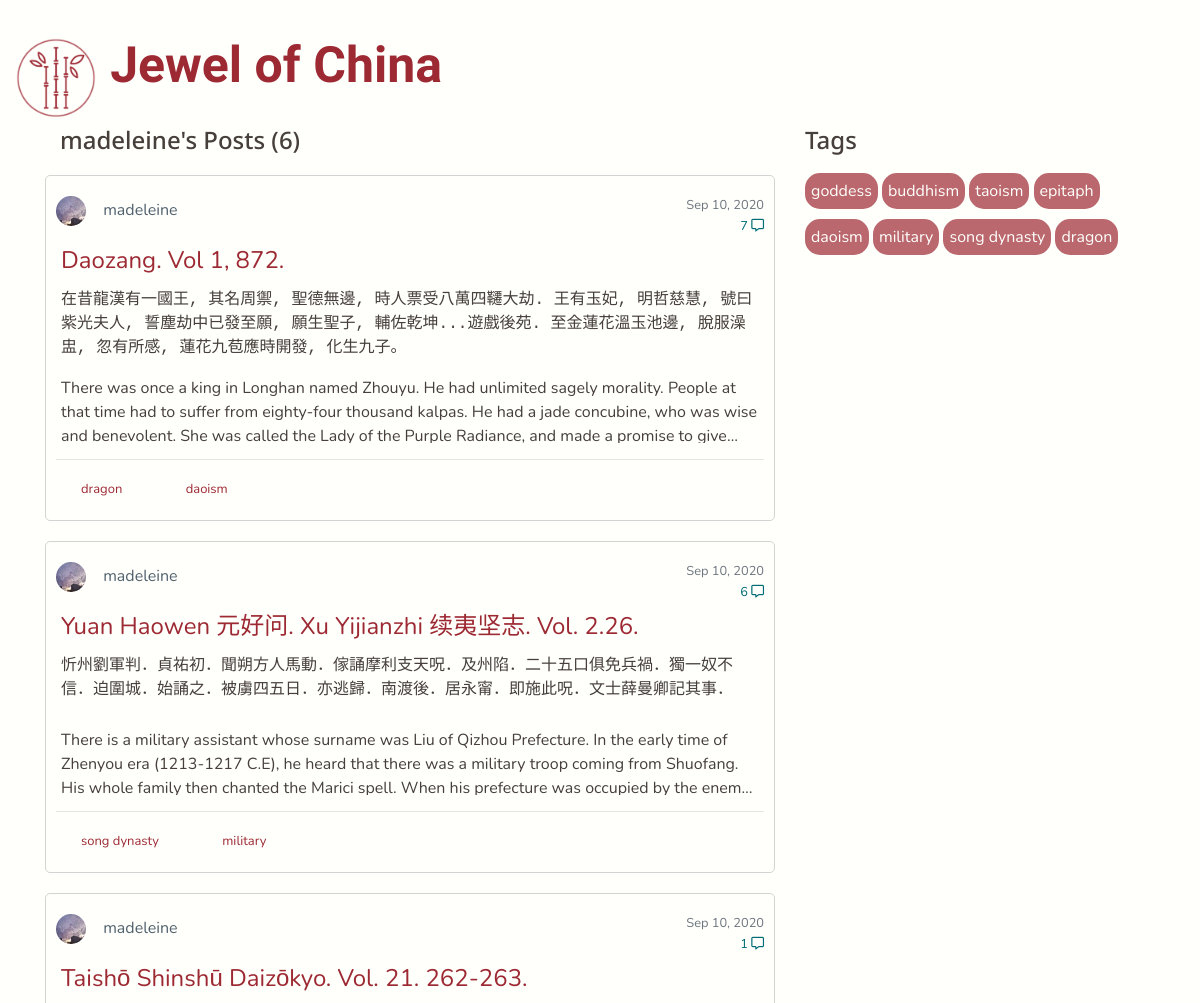
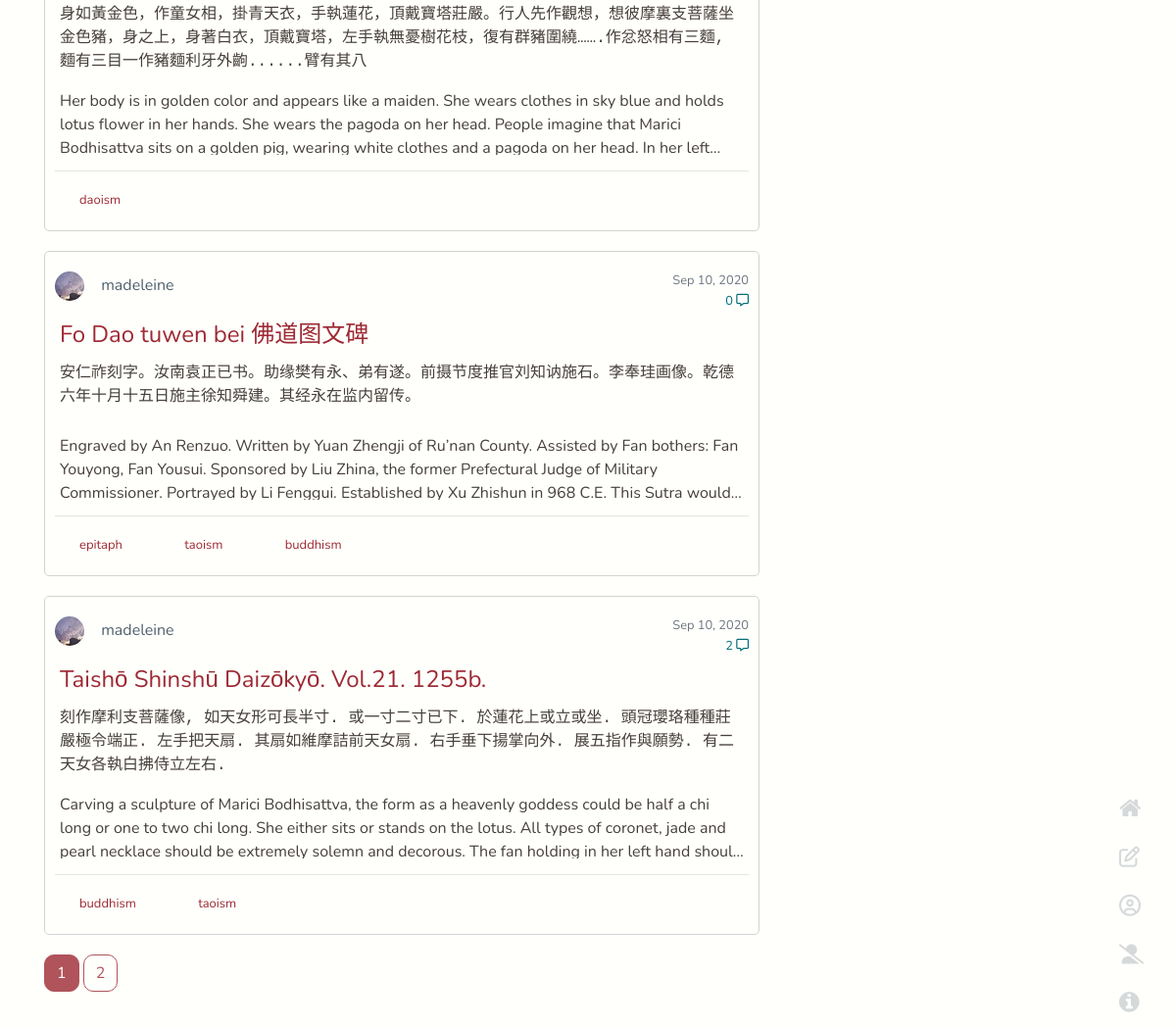
The page /user/madeleine (signed in) on the database its author committed (2 pictures, top to bottom).
### flaskwebsite/models.py (models this page shows, shortened)
class User(db.Model, UserMixin):
    id = db.Column(db.Integer, primary_key=True)
    username = db.Column(db.String(20), unique=True, nullable=False)
    email = db.Column(db.String(120), unique=True, nullable=False)
    image_file = db.Column(db.String(20), nullable=False, default='default.jpg')
    password = db.Column(db.String(60), nullable=False)
    posts = db.relationship('Post', backref='author', lazy=True)

class Post(db.Model):
    post_id = db.Column(db.Integer, primary_key=True)
    title = db.Column(db.String(100), nullable=False)
    date_posted = db.Column(db.DateTime, nullable=False, default=datetime.utcnow)
    chinese_content = db.Column(db.Text, nullable=False)
    content = db.Column(db.Text, nullable=False)
    user_id = db.Column(db.Integer, db.ForeignKey('user.id'), nullable=False)
    total_comments = db.Column(db.Integer, nullable=True)
    tags = db.relationship('Tag', secondary=tags, backref=db.backref('post_tags', lazy='dynamic'))
    comments = db.relationship('Comment', backref='comments', lazy=True)

class Tag(db.Model):
    tag_id = db.Column(db.Integer, primary_key=True)
    name = db.Column(db.String(20))

### flaskwebsite/routes.py (the view)
@app.route('/user/<string:username>')
def user_posts(username):
    tags = Tag.query.all()
    page = request.args.get('page', 1, type=int)
    user = User.query.filter_by(username=username).first_or_404()
    posts = Post.query.filter_by(author=user)\
        .order_by(Post.date_posted.desc())\
        .paginate(page=page, per_page=5)
    return render_template('user_posts.html', posts=posts, tags=tags, user=user)

### flaskwebsite/models.py (called while the page is built)
@login_manager.user_loader
def load_user(user_id):
    return User.query.get(int(user_id))

### flaskwebsite/templates/user_posts.html
{% extends "layout.html" %}
{% block content %}
    <div class="container">
        <div class="row">
            <div class="col-lg-8 mb-3">
                <h3><div class="container post-section">{{ user.username }}'s Posts ({{posts.total}})</div></h3>
                {% for post in posts.items %}
                    <article class="media post">
                        <div class="media-body">
                            <div class="article-metadata">
                                <img class="rounded-circle article-img" src="{{url_for('static',
                        filename='profile_pics/' + post.author.image_file)}}">
                                <a class="article-author ml-2" href="#">{{ post.author.username }}</a>
                                <small class="text-muted time">{{ post.date_posted.strftime('%b %d, %Y')}}</small>
                                <div >
                                <small class="comment-icon">{{ post.total_comments}}  <i class='far fa-comment-alt'></i></small>
                                </div>
                            </div>
                                <a class="article-title" href="{{url_for('post', post_id=post.post_id)}}">{{ post.title }}</a>
                                <p class="chinese limit">{{ post.chinese_content|safe }}</p>
                                <p class="article-content limit">{{ post.content|safe }}</p>
                            <hr>
                                {% for tag in post.tags %}
                                    <a href="{{ url_for('search_tag', tag=tag.name)}}" class="col-sm-1 tag">
                                    {{ tag.name }}
                                    </a>
                                {% endfor %}
                        </div>
                    </article>
                {% endfor %}
                {% for page_num in posts.iter_pages() %}
                    {% if page_num %}
                        {% if posts.page == page_num %}
                            <a class="btn btn-section active" href="{{url_for('home', page=page_num)}}">{{ page_num }}</a>
                        {% else %}
                            <a class="btn btn-section" href="{{url_for('home', page=page_num)}}">{{ page_num }}</a>
                        {% endif %}
                    {% else %}
                    ...
                    {% endif %}
                {% endfor %}
            </div>
            <div class="col-lg-4 mb-3">
                <h3 class="post-section">Tags</h3>
                {% for tag in tags %}
                    <a href="{{ url_for('search_tag', tag=tag.name)}}" class="btn tags-section">
                        {{ tag.name }}
                    </a>
                {% endfor %}
            </div>
        </div>
    </div>
{% endblock %}

### flaskwebsite/static/main.css (style rules this page uses)
:root { --bgcolor: #fffffc; --primary: #9d2933; --secendory: #50616d; --third: #463f3a; --english: "Nunito"; --title: "La Belle Aurore"; --sub-title: "Noto Sans"; }
body { background-color: var(--bgcolor); color: var(--third); background-image: url("https://www.transparenttextures.com/patterns/cream-dust.png"); font-family: var(--english), sans-serif; min-height: 100vh; padding-bottom: 20px; }
.btn-section { color: var(--primary); border: 1px solid var(--primary); border-radius: 10px; opacity: 80%; }
.btn-section.active { color: var(--bgcolor); background-color: var(--primary); border: 1px solid var(--primary); border-radius: 10px }
.article-title { padding: 5px; color: var(--primary); font-size: x-large; display: block; }
.chinese { font-family: KaiTi, monospace; padding: 5px; }
.post { border-radius: 5px; border: solid 1px lightgrey; background-color: var(--bgcolor); margin-bottom: 20px; margin-top: 20px; padding: 20px 10px; }
.post-section { font-size: x-large; color: var(--third); font-family: var(--sub-title), sans-serif; }
.article-author { color: var(--secendory); margin-right: 30px; padding-bottom: 50px; }
.article-metadata { padding-bottom: 10px; }
.article-content { padding: 5px; font-family: var(--english); }
.limit { display: -webkit-box; -webkit-line-clamp: 3; -webkit-box-orient: vertical; overflow: hidden; text-overflow: ellipsis; line-height: 1.5em; max-height: 4.5em; }
.article-img { height: 30px; width: 30px; margin-right: 5px; margin-bottom: 1px; }
.tag { font-size: small; color: var(--primary); margin-right: 20px; margin-left: 10px; }
.time { float: right }
.tags-section { border-radius: 15px; margin-top: 10px; background-color: rgba(157, 41, 51, 0.7); color: var(--bgcolor); padding: 5px; }
.comment-icon { color: #006d77; display: block; float: right; margin-top: -10px; }
img { width:100%; height:100%; }

### rows shown on the page
User: username "madeleine"
Post: image_file (picture), author.username "madeleine", date_posted "Sep 10, 2020", total_comments "7", title "Daozang. Vol 1, 872.", chinese_content "在昔龍漢有一國王, 其名周禦, 聖德無邊, 時人票受八萬四韆大劫. 王有玉妃, 明哲慈慧, 號曰紫光夫人, 誓塵劫中已發至願, 願生聖子, 輔佐乾坤...遊戲後苑. 至金蓮花溫玉池邊, 脫服澡盅, 忽有所感, 蓮花九苞應時開發, 化生九子。", content "There was once a king in Longhan named Zhouyu. He had unlimited sagely morality. People at that time had to suffer from eighty-four thousand kalpas. He had a jade concubine, who was wise and benevolent. She was called the Lady of the Purple Radiance, and made a promise to…"
Tag: name "dragon"
Tag: name "daoism"
Post: image_file (picture), author.username "madeleine", date_posted "Sep 10, 2020", total_comments "6", title "Yuan Haowen 元好问. Xu Yijianzhi 续夷坚志. Vol. 2.26.", chinese_content "忻州劉軍判．貞祐初．聞朔方人馬動．傢誦摩利支天呪．及州陷．二十五口俱免兵禍．獨一奴不信．迫圍城．始誦之．被虜四五日．亦逃歸．南渡後．居永甯．即施此呪．文士薛曼卿記其事．", content "There is a military assistant whose surname was Liu of Qizhou Prefecture. In the early time of Zhenyou era (1213-1217 C.E), he heard that there was a military troop coming from Shuofang. His whole family then chanted the Marici spell. When his prefecture was occupied by the…"
Tag: name "song dynasty"
Tag: name "military"
Post: image_file (picture), author.username "madeleine", date_posted "Sep 10, 2020", total_comments "1", title "Taishō Shinshū Daizōkyo. Vol. 21. 262-263.", chinese_content "身如黃金色，作童女相，掛青天衣，手執蓮花，頂戴寶塔莊嚴。行人先作觀想，想彼摩裏支菩薩坐金色豬，身之上，身著白衣，頂戴寶塔，左手執無憂樹花枝，復有群豬圍繞…….作忿怒相有三麵, 麵有三目一作豬麵利牙外齣......臂有其八", content "Her body is in golden color and appears like a maiden. She wears clothes in sky blue and holds lotus flower in her hands. She wears the pagoda on her head. People imagine that Marici Bodhisattva sits on a golden pig, wearing white clothes and a pagoda on her head. In her…"
Post: image_file (picture), author.username "madeleine", date_posted "Sep 10, 2020", total_comments "0", title "Fo Dao tuwen bei 佛道图文碑", chinese_content "安仁祚刻字。汝南袁正已书。助缘樊有永、弟有遂。前摄节度推官刘知讷施石。李奉珪画像。乾德六年十月十五日施主徐知舜建。其经永在监内留传。", content "Engraved by An Renzuo. Written by Yuan Zhengji of Ru’nan County. Assisted by Fan bothers: Fan Youyong, Fan Yousui. Sponsored by Liu Zhina, the former Prefectural Judge of Military Commissioner. Portrayed by Li Fenggui. Established by Xu Zhishun in 968 C.E. This Sutra…"
Tag: name "epitaph"
Tag: name "taoism"
Tag: name "buddhism"
Post: image_file (picture), author.username "madeleine", date_posted "Sep 10, 2020", total_comments "2", title "Taishō Shinshū Daizōkyō. Vol.21. 1255b.", chinese_content "刻作摩利支菩薩像, 如天女形可長半寸. 或一寸二寸已下. 於蓮花上或立或坐. 頭冠瓔珞種種莊嚴極令端正. 左手把天扇. 其扇如維摩詰前天女扇. 右手垂下揚掌向外. 展五指作與願勢. 有二天女各執白拂侍立左右.", content "Carving a sculpture of Marici Bodhisattva, the form as a heavenly goddess could be half a chi long or one to two chi long. She either sits or stands on the lotus. All types of coronet, jade and pearl necklace should be extremely solemn and decorous. The fan holding in her left hand…"
Tag: name "goddess"

### other values the page prints
{{ posts.total }} "6"
{{ page_num }} "1"
{{ page_num }} "2"
